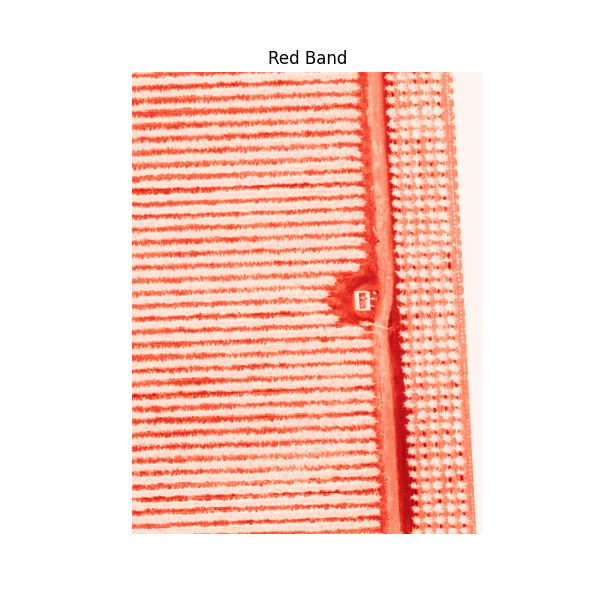
#> input picture outputs/red_band_output.tiff, 600 x 600 px, given in place of multispectral.tif, which was not available
$ python remote.py
#> lines starting #> are read from the running program, lines starting #| are printed output that depends on the picture; pictures that were not available may be replaced by others from this repository, and a replacement may not be noted
import tifffile
import numpy as np
import matplotlib.pyplot as plt
import seaborn as sns
from sklearn.cluster import KMeans

# TIFF dosyasını yükleme
tiff_path = r'C:\Users\tunah\PycharmProjects\pythonProject\multispectral.tif'
tiff_image = tifffile.imread(tiff_path)
#> tiff_image is the input picture: shape (600, 600, 4); mean R, G, B, A 252.6, 218.1, 208.9, 255

# Bantları ayırma
red_band = tiff_image[:, :, 0]    # İlk bant kırmızı (Red)
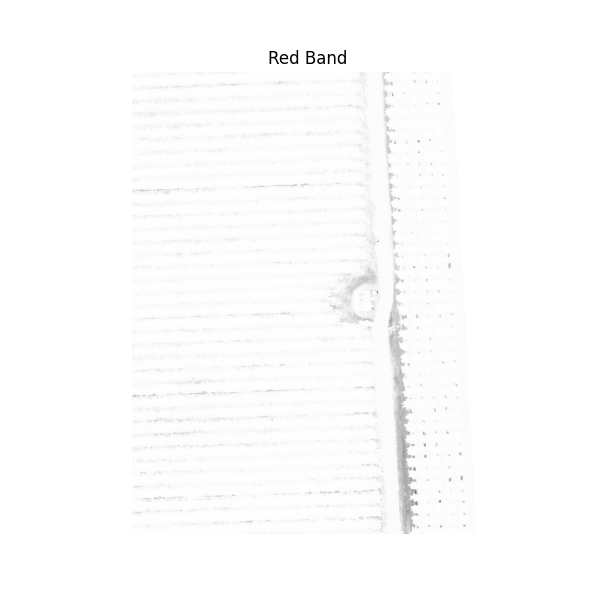
#> red_band: shape (600, 600); min 0, max 255, mean 252.6
green_band = tiff_image[:, :, 1]  # İkinci bant yeşil (Green)
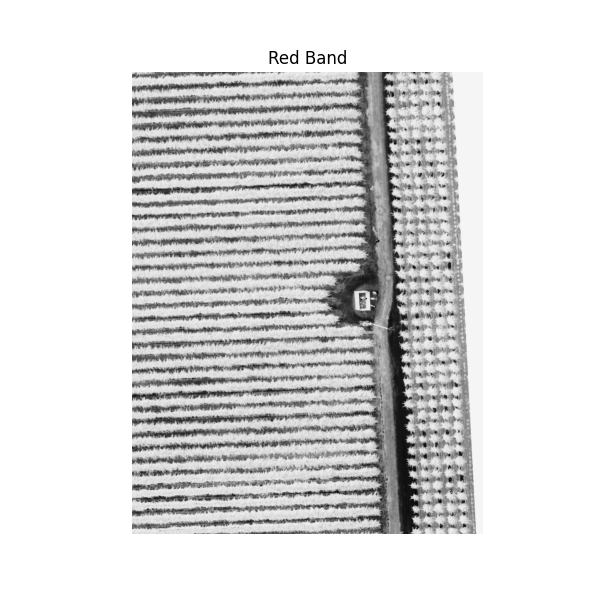
#> green_band: shape (600, 600); min 0, max 255, mean 218.1
blue_band = tiff_image[:, :, 2]   # Üçüncü bant mavi (Blue)
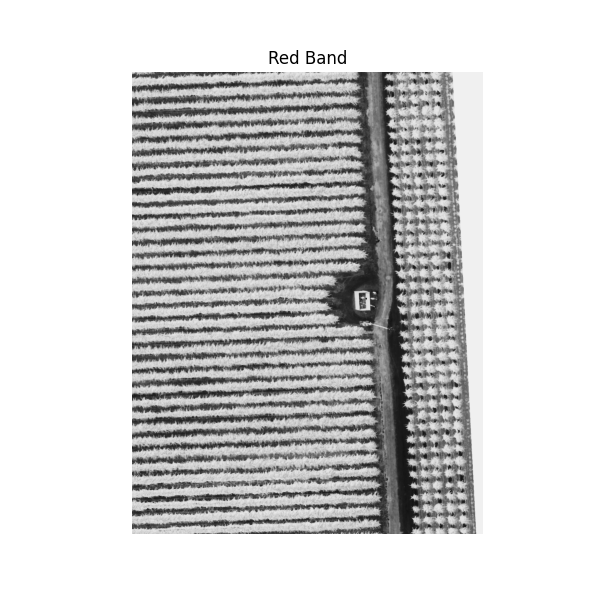
#> blue_band: shape (600, 600); min 0, max 255, mean 208.9
nir_band = tiff_image[:, :, 3]    # Dördüncü bant NIR (Near Infrared)
#> nir_band: shape (600, 600); every value is 255

# Verileri normalize etme fonksiyonu
def normalize_band(band):
    band_min = band.min()
#> band_min = 0
    band_max = band.max()
#> band_max = 255
    normalized_band = (band - band_min) / (band_max - band_min)
    return normalized_band

# Bantları normalize etme
red_band_normalized = normalize_band(red_band)
green_band_normalized = normalize_band(green_band)
blue_band_normalized = normalize_band(blue_band)
nir_band_normalized = normalize_band(nir_band)
#> in normalize_band (call 4), `normalized_band = (band - band_min) / (band_max - band_min)`: normalized_band: shape (600, 600) float64; every value is NaN or infinite

# Bantları ayrı ayrı figürlerde çizdirme ve kaydetme
bands = {
    'Red Band': red_band_normalized,
    'Green Band': green_band_normalized,
    'Blue Band': blue_band_normalized,
    'NIR Band': nir_band_normalized
}

output_paths = {
    'Red Band': 'red_band_output.tiff',
    'Green Band': 'green_band_output.tiff',
    'Blue Band': 'blue_band_output.tiff',
    'NIR Band': 'nir_band_output.tiff'
}

# Renk paleti
colors = {
    'Red Band': 'Reds',
    'Green Band': 'Greens',
    'Blue Band': 'Blues',
    'NIR Band': 'Purples'
}

# Bantları sırayla gösterme
for band_name, band_data in bands.items():
    plt.figure(figsize=(6, 6))
    plt.imshow(band_data, cmap=colors[band_name])
    plt.title(band_name)
    plt.axis('off')
    plt.savefig(output_paths[band_name], format='tiff')
    plt.show()
#> this loop made 4 passes
#> band_name on passes 1 to 4: 'Red Band', 'Green Band', 'Blue Band', 'NIR Band'

# RGB bantlarını birleştirme ve normalize etme
rgb_combined = np.dstack((red_band_normalized, green_band_normalized, blue_band_normalized))

# RGB kombinasyonu görüntüleme
plt.figure(figsize=(6, 6))
plt.imshow(rgb_combined)
plt.title('RGB Combined')
plt.axis('off')
plt.show()

# RGB kombinasyonu kaydetme
rgb_combined_path = 'rgb_combined_output.tiff'
tifffile.imwrite(rgb_combined_path, (rgb_combined * 255).astype(np.uint8))

# K-means kümeleme işlemi
# Veriyi (satır, sütun, bant) -> (satır*sütun, bant) şeklinde yeniden şekillendiriyoruz
rows, cols, bands = rgb_combined.shape
#> rows = 600; cols = 600; bands = 3
flat_rgb_combined = rgb_combined.reshape((rows * cols, bands))

# K-means kümeleme, Öklidyen mesafe ile benzerliği ölçer
n_clusters = 5
kmeans = KMeans(n_clusters=n_clusters, random_state=0)
kmeans.fit(flat_rgb_combined)
clustered = kmeans.labels_.reshape((rows, cols))

# Kümeleme sonuçlarını görselleştirme
plt.figure(figsize=(6, 6))
plt.imshow(clustered, cmap='viridis')
plt.title('K-means Clustering (Euclidean Distance)')
plt.axis('off')
plt.show()
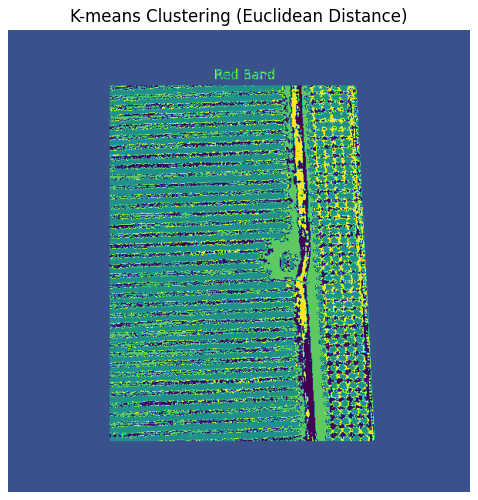
#> figure drawn by matplotlib, 1 panel

# Kümeleme sonuçlarını normalize etme ve kaydetme
# Etiketler [0, n_clusters - 1] aralığında olduğundan normalize ederek [0, 255] aralığına taşıyoruz
clustered_normalized = (clustered / (n_clusters - 1) * 255).astype(np.uint8)
clustered_path = 'kmeans_clustered_output.tiff'
tifffile.imwrite(clustered_path, clustered_normalized)
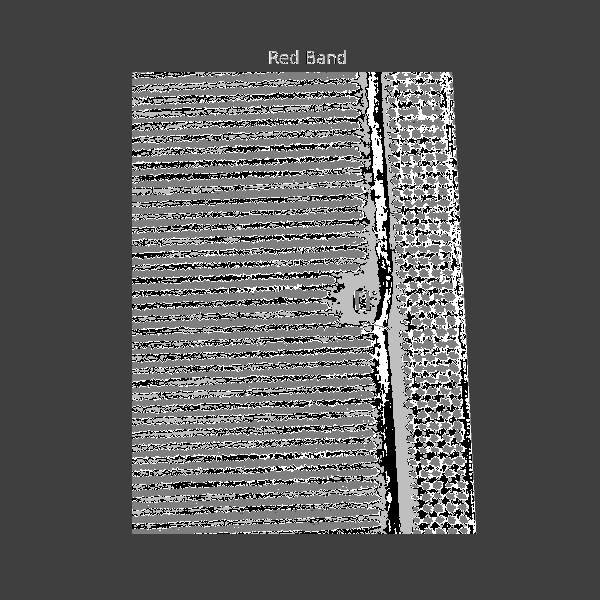
#> saved as kmeans_clustered_output.tiff: shape (600, 600); min 0, max 255, mean 92.3

# Korelasyon matrisini hesaplama
normalized_bands = np.stack((red_band_normalized, green_band_normalized, blue_band_normalized, nir_band_normalized), axis=-1)
#> normalized_bands: shape (600, 600, 4) float64; 25% of the values are NaN or infinite; the others: min 0, max 1, mean 0.888
band_names = ['Red', 'Green', 'Blue', 'NIR']

# Korelasyon hesaplama
correlation_matrix = np.corrcoef(normalized_bands.reshape(-1, 4), rowvar=False,)
#> correlation_matrix = [[1, 0.549, 0.489, nan], [0.549, 1, 0.993, nan], [0.489, 0.993, 1, nan], [nan, nan, nan, nan]]

# Korelasyon matrisini görselleştirme
plt.figure(figsize=(8, 6))
sns.heatmap(correlation_matrix, annot=True, xticklabels=band_names, yticklabels=band_names, cmap='coolwarm', vmin=0, vmax=1)
plt.title('Correlation Matrix')
plt.savefig('correlation_matrix.png', format='png')  # PNG olarak kaydet
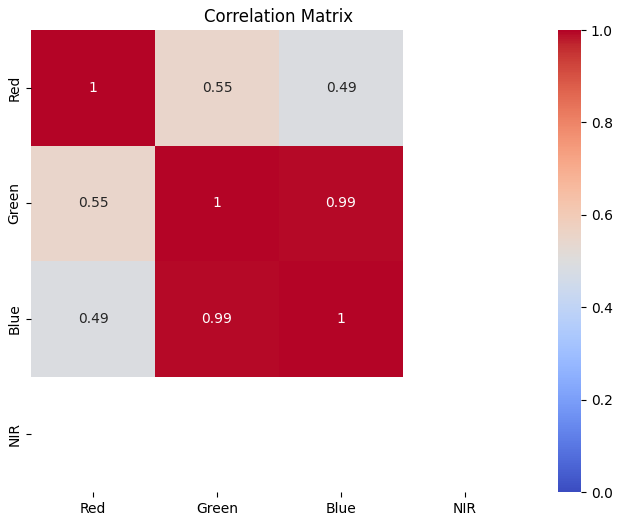
#> figure drawn by matplotlib, 2 panels
plt.show()

# NDVI hesaplama
denominator = nir_band_normalized + red_band_normalized
denominator[denominator == 0] = np.nan  # Sıfıra bölme hatasını önlemek için sıfırları NaN yap
ndvi = (nir_band_normalized - red_band_normalized) / denominator

# NDVI görüntüsünü görselleştirme
plt.figure(figsize=(6, 6))
plt.imshow(ndvi, cmap='RdYlGn')
plt.title('NDVI')
plt.colorbar(label='NDVI Value')
plt.axis('off')
plt.show()
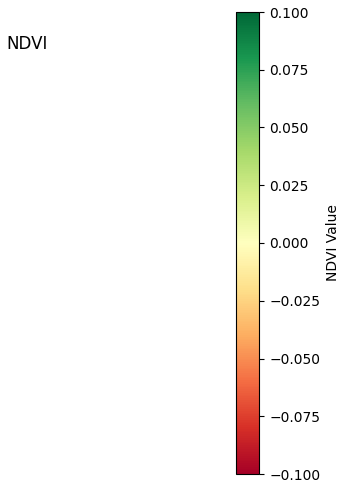
#> figure drawn by matplotlib, 2 panels

# NDVI çıktısını kaydetme
ndvi_path = 'ndvi_output.tiff'
tifffile.imwrite(ndvi_path, (ndvi * 255).astype(np.uint8))
